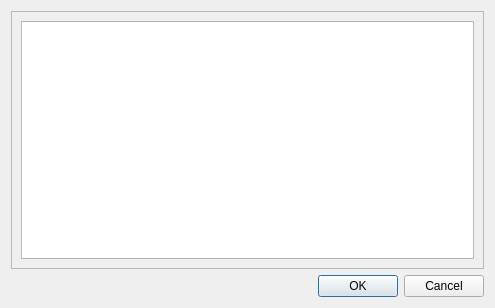
<ui version="4.0" >
 <class>PluginDialog</class>
 <widget class="QDialog" name="PluginDialog" >
  <property name="geometry" >
   <rect>
    <x>0</x>
    <y>0</y>
    <width>495</width>
    <height>308</height>
   </rect>
  </property>
  <property name="sizePolicy" >
   <sizepolicy vsizetype="Maximum" hsizetype="Expanding" >
    <horstretch>1</horstretch>
    <verstretch>13</verstretch>
   </sizepolicy>
  </property>
  <property name="windowTitle" >
   <string>Manage Plugins</string>
  </property>
  <layout class="QVBoxLayout" name="verticalLayout_2" >
   <item>
    <widget class="QScrollArea" name="scrollArea" >
     <property name="widgetResizable" >
      <bool>true</bool>
     </property>
     <widget class="QWidget" name="scrollAreaWidgetContents" >
      <property name="geometry" >
       <rect>
        <x>0</x>
        <y>0</y>
        <width>473</width>
        <height>254</height>
       </rect>
      </property>
      <layout class="QVBoxLayout" name="verticalLayout_4" >
       <item>
        <layout class="QVBoxLayout" name="verticalLayout_3" >
         <item>
          <widget class="QListWidget" name="mPluginList" />
         </item>
        </layout>
       </item>
      </layout>
     </widget>
    </widget>
   </item>
   <item>
    <widget class="QDialogButtonBox" name="buttonBox" >
     <property name="orientation" >
      <enum>Qt::Horizontal</enum>
     </property>
     <property name="standardButtons" >
      <set>QDialogButtonBox::Cancel|QDialogButtonBox::Ok</set>
     </property>
    </widget>
   </item>
  </layout>
 </widget>
 <resources/>
 <connections/>
</ui>
